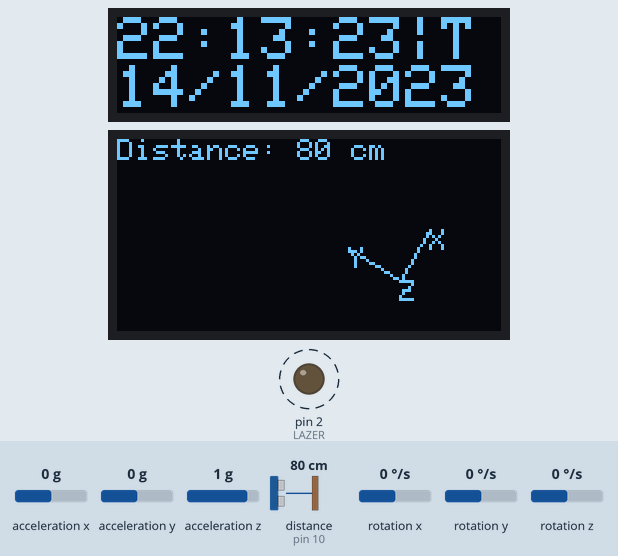
The sketch below on a simulated Arduino Uno, built with avr-gcc and run on an emulated ATmega328P. Parts: 128×32 one-colour display, 128×64 one-colour display, output pins drawn as LEDs (lit = HIGH). Wiring (inferred from the names in the program): ultrasonic range finder: trigger pin 9; echo pin 10. Dashed ring = blinking. Inputs (shaded band) come from the test bench; at power-on: acceleration y 0 g, distance to the obstacle (sensor on pin 10) 80 cm, acceleration x 0 g, acceleration z 1 g, rotation x 0 °/s, rotation y 0 °/s, rotation z 0 °/s. The echo pulse lasts 58.3 µs per cm; the local clock reads 2024-03-15 10:24:30 at power-on unless the sketch sets it; pins used as bus, display or sensor lines are not drawn; what the sketch prints to the serial monitor is not drawn.

Above: at 5.3 s.
5.4 s: acceleration y set to -1.4 g
At 5.83 s:
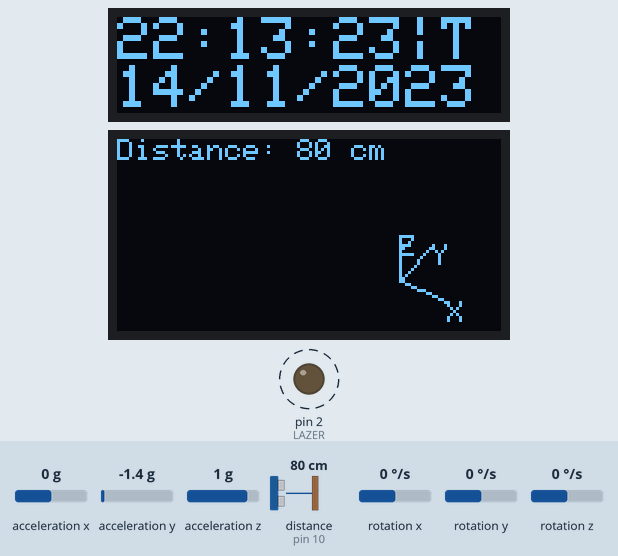
8.0 s: distance to the obstacle (sensor on pin 10) set to 2 cm
At 8.29 s:
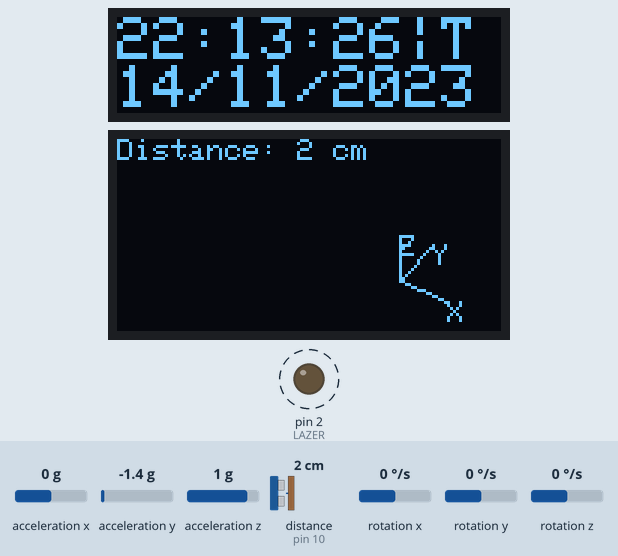
9.6 s: acceleration x set to -1.4 g
At 9.81 s:
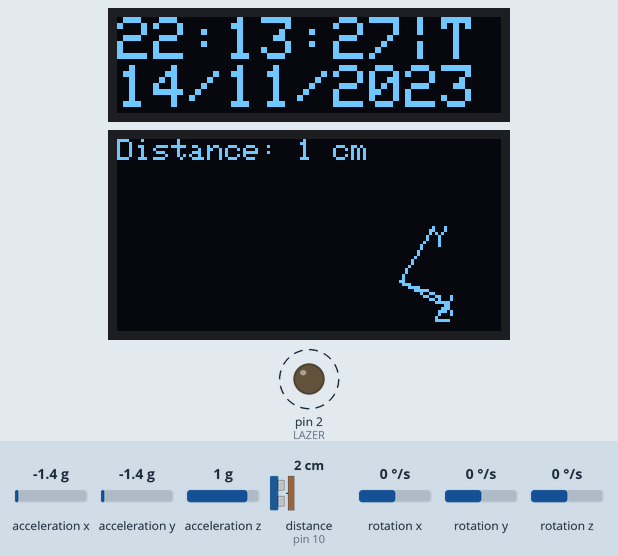
11.1 s: distance to the obstacle (sensor on pin 10) set to 4 cm
At 11.33 s:
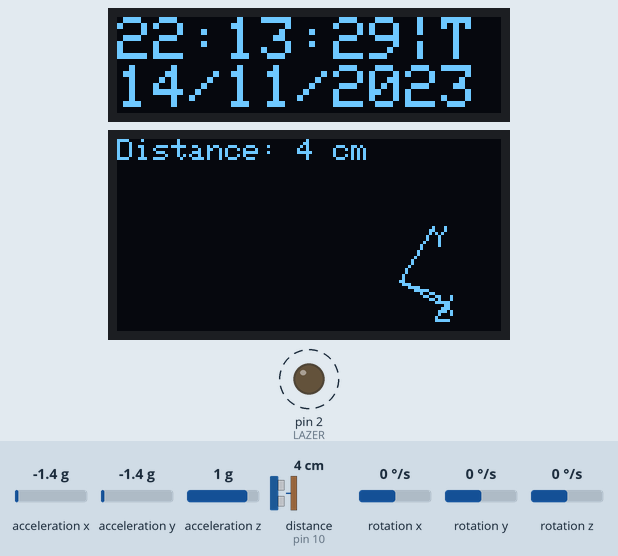
12.7 s: acceleration x set to -0.8 g
At 13.16 s:
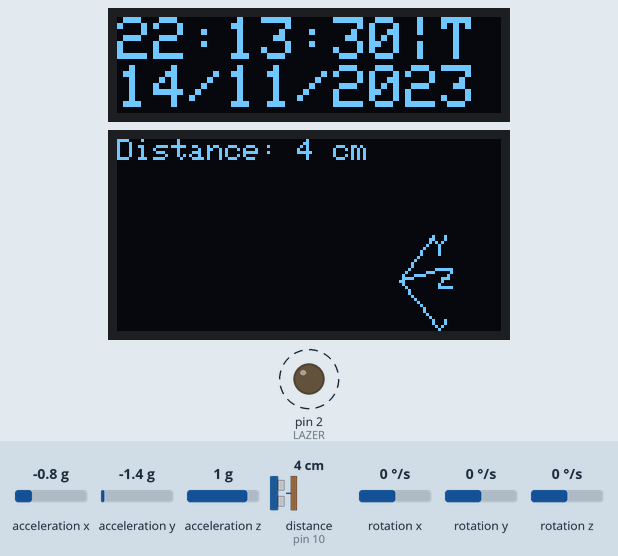
14.5 s: distance to the obstacle (sensor on pin 10) set to 9 cm
At 14.68 s:
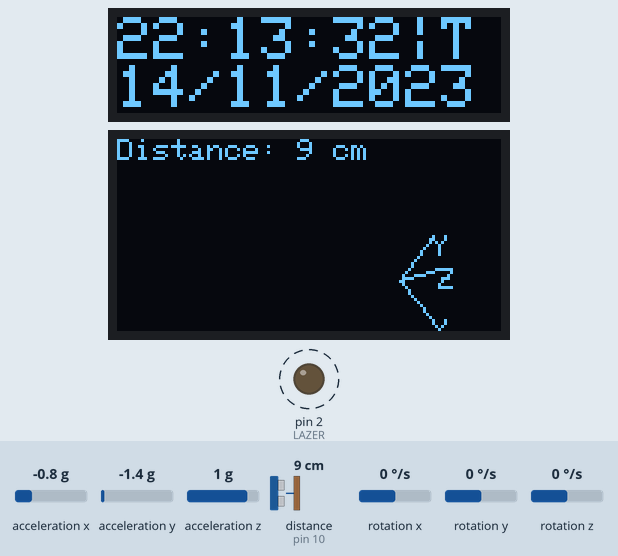
Timing chart, 0 to 17.0 s (numbered marks = the images above; inputs shaded):
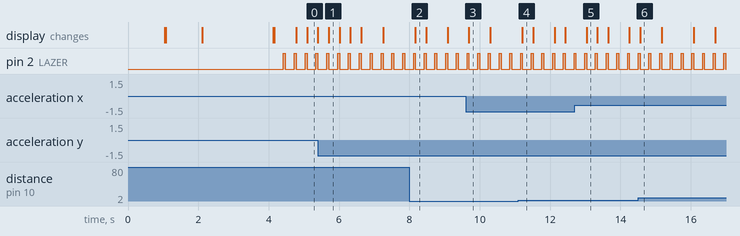

The sketch:

dalnomer_oled.ino
```cpp
#include <Wire.h>

#include <Adafruit_GFX.h>
#include <Adafruit_SSD1306.h>
#include <MPU6050.h> // Библиотека для GY-521
#include <math.h>
#include <RTClib.h>

#define SCREEN_WIDTH1 128 // Ширина OLED экрана, в пикселях
#define SCREEN_HEIGHT1 64  // Высота OLED экрана, в пикселях
#define SCREEN_WIDTH2 128 // Ширина OLED экрана, в пикселях
#define SCREEN_HEIGHT2 32
#define OLED_RESET    -1  // Пин сброса (используется -1, если не подключен)
#define TRIGGER_PIN   9  // Пин TRIGGER для HC-SR04
#define ECHO_PIN      10 // Пин ECHO для HC-SR04
#define LAZER 2
#define MPU6050_ADDR 0x69

Adafruit_SSD1306 display2(SCREEN_WIDTH2, SCREEN_HEIGHT2, &Wire, OLED_RESET);
Adafruit_SSD1306 display1(SCREEN_WIDTH1, SCREEN_HEIGHT1, &Wire, OLED_RESET);
MPU6050 mpu(MPU6050_ADDR);
RTC_DS1307 rtc;

char daysOfTheWeek[7][12] = {
  "Su",
  "Mo",
  "Tu",
  "We",
  "Th",
  "Fr",
  "Sa"
};

int16_t ax, ay, az;
int16_t gx, gy, gz;

long duration;
int distance;

// Центр экрана
const int ORIGIN_X = 128 / 2 + 30;
const int ORIGIN_Y = 64 / 2 + 15;

// Размер осей
const int AXIS_LENGTH = 20; // Длина оси (в пикселях)
const int AXIS_THICKNESS = 1; // Толщина линий осей

// Переменные для хранения углов (в радианах)
float angleX = 0;
float angleY = 0;
float angleZ = 0;

// Функция для перевода "сырых" значений в радианы (или в любые другие единицы)
// Используем значения, которые вы использовали, для преобразования углов
float gyroToRadians(int16_t gyroRaw) {
  // Замените 131.0 на коэффициент масштабирования вашего гироскопа.
  // Это может быть другое значение в зависимости от настроек датчика.
  // (Например, 250, 500, 1000, или 2000 градусов/с)
  // Если у вас есть проблемы, попробуйте посмотреть примеры калибровки в библиотеке.
  return (float)gyroRaw / 131.0 * (PI / 180.0);  // Конвертируем в радианы
}

// Функция для рисования 3D-крестовины
void draw3DCross(float roll, float pitch, float yaw) {
  // Roll, Pitch, Yaw (углы Эйлера)

  // Матрица поворота (комбинация поворотов вокруг осей X, Y, Z)
  float cosX = cos(roll);
  float sinX = sin(roll);
  float cosY = cos(pitch);
  float sinY = sin(pitch);
  float cosZ = cos(yaw);
  float sinZ = sin(yaw);

  // Координаты концов осей
  // X-axis
  float x1 = AXIS_LENGTH;
  float y1 = 0;
  float z1 = 0;

  // Y-axis
  float x2 = 0;
  float y2 = AXIS_LENGTH;
  float z2 = 0;

  // Z-axis
  float x3 = 0;
  float y3 = 0;
  float z3 = AXIS_LENGTH;

  // Применяем матрицу поворота (порядок ZYX)
  // Поворот вокруг оси Z
  float x1r = x1 * cosZ - y1 * sinZ;
  float y1r = x1 * sinZ + y1 * cosZ;
  float x2r = x2 * cosZ - y2 * sinZ;
  float y2r = x2 * sinZ + y2 * cosZ;
  float x3r = x3 * cosZ - y3 * sinZ;
  float y3r = x3 * sinZ + y3 * cosZ;

  // Поворот вокруг оси Y
  float x1r2 = x1r * cosY + z1 * sinY;
  float z1r2 = -x1r * sinY + z1 * cosY;
  float x2r2 = x2r;
  float z2r2 = -x2r * sinY + z2 * cosY;
  float x3r2 = x3r * cosY + z3 * sinY;
  float z3r2 = -x3r * sinY + z3 * cosY;

  // Поворот вокруг оси X
  float y1r3 = y1r * cosX - z1r2 * sinX;
  float z1r3 = y1r * sinX + z1r2 * cosX;
  float y2r3 = y2r * cosX - z2r2 * sinX;
  float z2r3 = y2r * sinX + z2r2 * cosX;
  float y3r3 = y3r * cosX - z3r2 * sinX;
  float z3r3 = y3r * sinX + z3r2 * cosX;

  // Проекция на 2D-экран (простая ортогональная проекция)
  int x1_2d = ORIGIN_X + x1r2;
  int y1_2d = ORIGIN_Y - y1r3; // Инвертируем Y, т.к. ось Y на экране направлена вниз
  int x2_2d = ORIGIN_X + x2r2;
  int y2_2d = ORIGIN_Y - y2r3;
  int x3_2d = ORIGIN_X + x3r2;
  int y3_2d = ORIGIN_Y - y3r3;

  // Рисуем оси
  display1.drawLine(ORIGIN_X, ORIGIN_Y, x1_2d, y1_2d, WHITE); // X
  display1.drawLine(ORIGIN_X, ORIGIN_Y, x2_2d, y2_2d, WHITE); // Y
  display1.drawLine(ORIGIN_X, ORIGIN_Y, x3_2d, y3_2d, WHITE); // Z

    // Optional: Draw Labels
    display1.setTextSize(1);
    display1.setCursor(x1_2d, y1_2d);
    display1.print("X");
    display1.setCursor(x2_2d, y2_2d);
    display1.print("Y");
    display1.setCursor(x3_2d, y3_2d);
    display1.print("Z");
}

const char* Key_rad = "2EP&H&JVJE";

void setup() {
  Serial.begin(115200);

  // Инициализация MPU6050
  Wire.begin();
  mpu.initialize();
  Serial.println(mpu.testConnection() ? "MPU6050 OK" : "MPU6050 fail");


  if(!display2.begin(SSD1306_SWITCHCAPVCC, 0x3C)) { // Адрес 0x3D для некоторых экранов
    Serial.println(F("SSD1306 2 allocation failed"));
    for(;;);
  }
  delay(1000);

  display2.clearDisplay();
  display2.setTextSize(1);
  display2.setTextColor(WHITE);
  display2.setCursor(0,0);
  display2.println("Initializing...");
  display2.display();

  if (! rtc.begin()) {
    Serial.println("Couldn't find RTC");
    Serial.flush();
    while (1);
  }

  if(!display1.begin(SSD1306_SWITCHCAPVCC, 0x3D)) {
    Serial.println(F("SSD1306 1 allocation failed"));
    for(;;);
  }

  delay(1000);

  display1.clearDisplay();
  display1.setTextSize(1);
  display1.setTextColor(WHITE);
  display1.setCursor(0,0);
  display1.println("Initializing...");
  display1.display();

  // automatically sets the RTC to the date & time on PC this sketch was compiled
  rtc.adjust(DateTime(F(__DATE__), F(__TIME__)));

  // Настройка пинов HC-SR04
  pinMode(TRIGGER_PIN, OUTPUT);
  pinMode(ECHO_PIN, INPUT);

  pinMode(LAZER, OUTPUT);


  delay(2000); // Подождать после инициализации
}

void loop() {
  // Считывание данных с HC-SR04
  digitalWrite(TRIGGER_PIN, LOW);
  delayMicroseconds(5);
  digitalWrite(TRIGGER_PIN, HIGH);
  delayMicroseconds(10);
  digitalWrite(TRIGGER_PIN, LOW);

  duration = pulseIn(ECHO_PIN, HIGH);
  distance = (duration / 2) / 29.1;

  // Считывание данных с GY-521
  mpu.getAcceleration(&ax, &ay, &az);
  mpu.getRotation(&gx, &gy, &gz);

  // Расчет углов (радианы)
  // Использование библиотечной функции для преобразования "сырых" значений в угловую скорость
  // Замените gx, gy, gz на результат расчётов из библиотеки.
  // Используйте библиотеку MPU6050 или похожую, для корректного преобразования "сырых" данных
  angleX = float(sin(double(ay)/32768*3.14)) * float(cos(double(ax)/32768*3.14));  // Roll - поворот вокруг оси X
  angleY = float(sin(double(ay)/32768*3.14)) * float(sin(double(ax)/32768*3.14));  // Pitch - поворот вокруг оси Y
  angleZ = float(cos(double(ay)/32768*3.14));  // Yaw - поворот вокруг оси Z

  // Вывод данных на OLED экраны

  DateTime now = rtc.now();

  // Вывод данных на OLED экран
  display2.clearDisplay();
  display2.setTextSize(2);
  display2.setTextColor(WHITE);
  display2.setCursor(0,0);

  display2.print(now.hour(), DEC);
  display2.print(':');
  display2.print(now.minute(), DEC);
  display2.print(':');
  display2.print(now.second(), DEC);
  display2.print('|');
  display2.println(daysOfTheWeek[now.dayOfTheWeek()][0]);

  display2.print(now.day(), DEC);
  display2.print('/');
  display2.print(now.month(), DEC);
  display2.print('/');
  display2.print(now.year(), DEC);
  display2.print('|');
  display2.println(daysOfTheWeek[now.dayOfTheWeek()][1]);


  display2.display();


  display1.clearDisplay();
  display1.setTextSize(1);
  display1.setTextColor(WHITE);
  display1.setCursor(0,0);

  display1.print("Distance: ");
  display1.print(distance);
  display1.println(" cm");
  draw3DCross(angleX, angleY, angleZ);

  display1.display();

/*
  display.print("X=");
  display.print(float(ax)/32768);
  display.print(" ");
  display.println(float(gx)/32768);
  display.print("Y=");
  display.print(float(ay)/32768);
  display.print(" ");
  display.println(float(gy)/32768);
*/
  // Рисуем 3D-крестовину


  digitalWrite(LAZER, LOW);
  delay(250); // Задержка между измерениями
  digitalWrite(LAZER, HIGH);
}
```

Measured:
- after the input at 9.6 s, the display: changes after 0.09 s (image 3)
- by itself, pin 2 (LAZER): alternates HIGH for 0.06 s and LOW for 0.25 s
- what the display in image 3 shows lasts 0.6 s, from 9.7 s to 10.3 s
